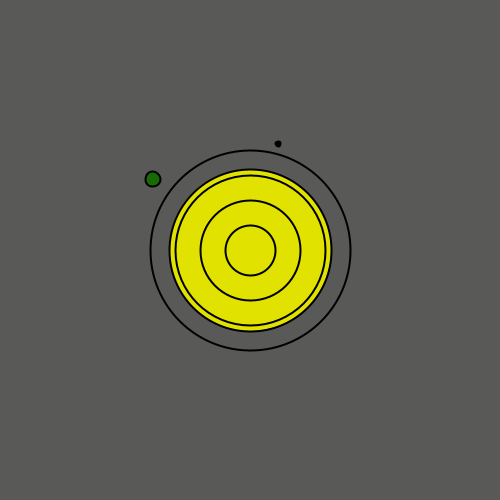
Frame 1 (no input)
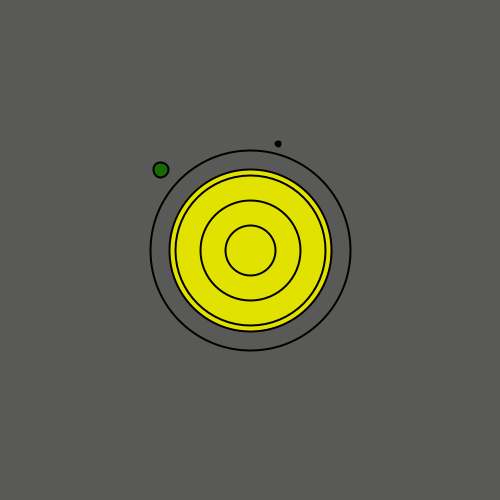
Frame 60 (the mouse pressed at the canvas centre just before this capture)
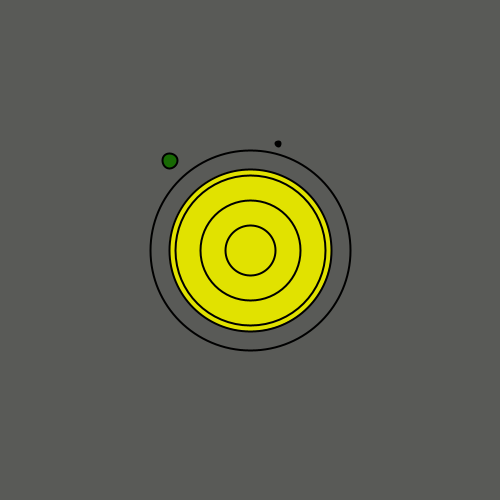
Frame 120 (the mouse held since frame 60 and released just before this capture)

The Processing sketch that drew these frames (run headless with seeded random() and noise(); from frame 60 on, the mouse is pressed at the canvas centre):

// Processing sketch: processing_61148
// ── processing_61148.pde

void setup () {

  size (500, 500); // definir o tamanho da janela
  smooth(); // suavizar as arestas dos objectos representados
}

void draw() {

  background(89,90,87); // definir a cor de fundo da janela

  float raioSegundos, raioHoras;
  float s = map(second(), 0, 60, 0, TWO_PI) - HALF_PI; // converter os segundos para a escala de radianos
  float h = map(hour(), 0, 24, 0, TWO_PI) - HALF_PI;  // converter as horas para a escala de radianos

 
  int m = minute(); // valores dos minutos entre 0 e 59
  int cx, cy; // 
  int escala = 200; // valor para a escala dos objectos
  
  m = (int) map (m, 0, 59, 0, escala); // mapear os valores dos minutos de 0 a 59, para o tamanho da janela
  
  cx = width / 2; // centro horizontal da janela
  cy = height / 2; // centro vertical da janela

  raioSegundos = 120; // atribuir o raio para os segundos
  raioHoras = 110; // atribuir o raio para as horas

  strokeWeight(2); // definir aresta do circulo dos segundos e a sua espessura
  fill(24,106,4); // definir a cor de preenchimento do circulo dos segundos
  ellipse(cx + cos(s) * raioSegundos, cy + sin(s) * raioSegundos, 15, 15); // definição da posição dos angulos de acordo com o mapeamento

  strokeWeight(2); // definir aresta do circulo das horas e a sua espessura
  fill(0); // definir a cor de preenchimento do circulo das horas
  ellipse(cx + cos(h) * raioHoras, cy + sin(h) * raioHoras, 5, 5); // definição da posição dos angulos de acordo com o mapeamento

  strokeWeight (2); // definir aresta do circulo dos minutos e a sua espessura
  fill (225, 226,0); // definir a cor que vai preenchendo o circulo dos minutos
  ellipse (cx, cy, m, m); // definir a posição e o tamanho do circulo de preenchimento dos minutos
  noFill(); // definir que todos os circulos pertencentes ao circulo principal dos minutos não tem preenchimento 
  ellipse (cx, cy, escala, escala); // definir o circulo maior dos minutos
  ellipse (cx, cy, escala*0.5, escala*0.5); // definir o circulo dos 30 minutos
  ellipse (cx, cy, escala*0.25, escala*0.25); // definir o circulo dos 15 minutos
  ellipse (cx, cy, escala*0.75, escala*0.75); // definir o circulo dos 45 minutos

}
